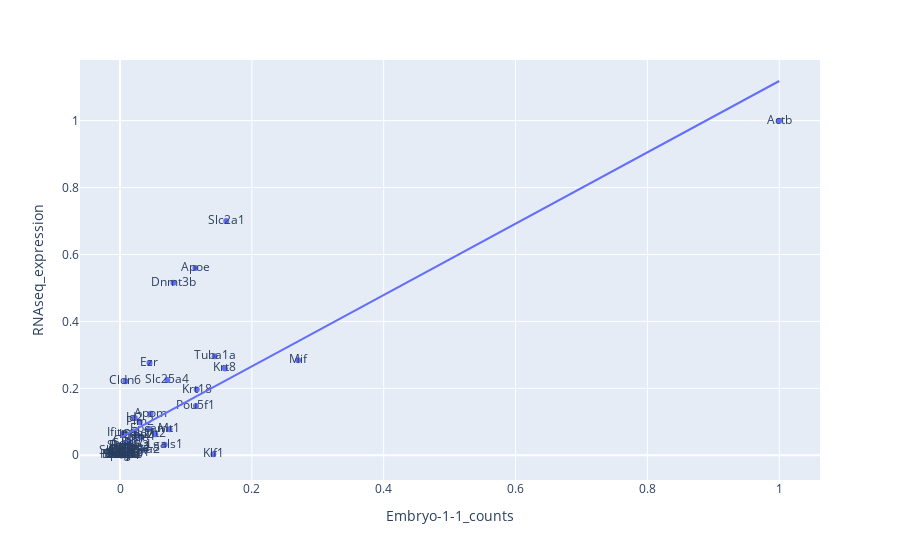
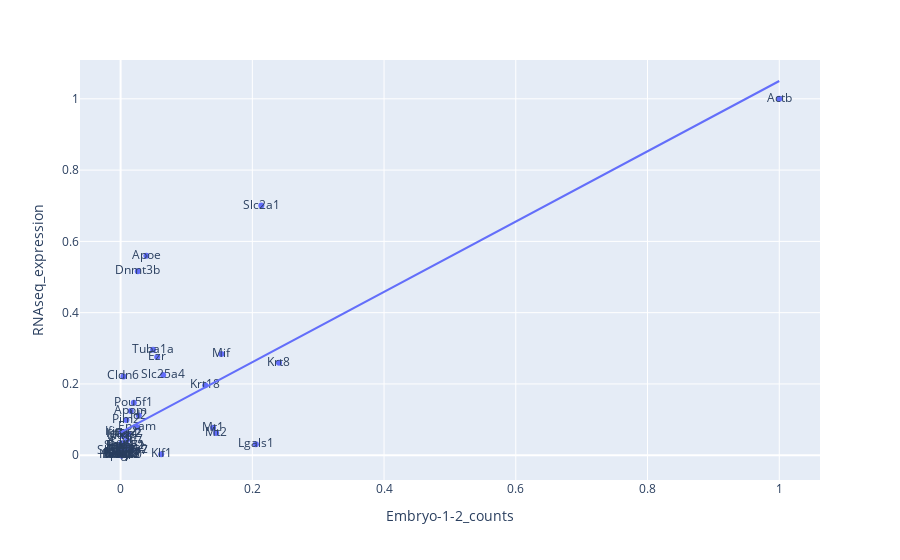
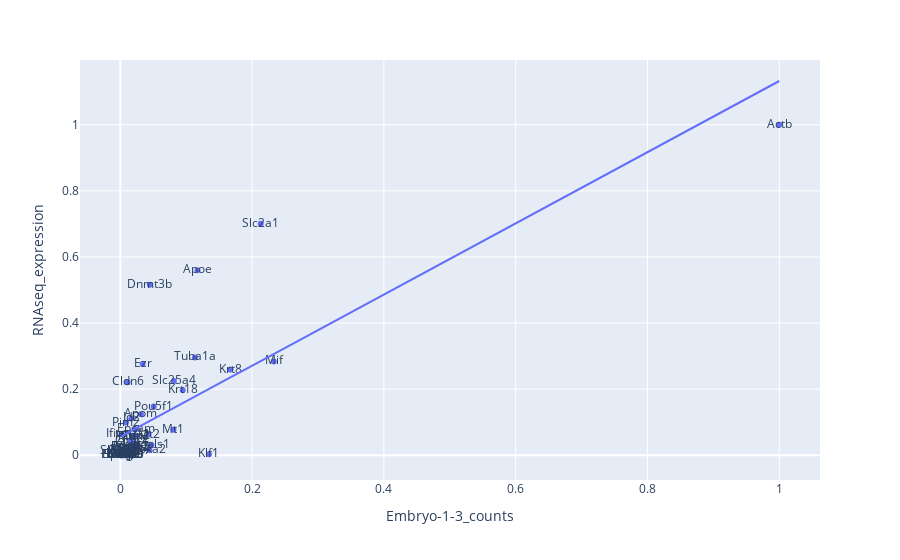

Here is the notebook cell these charts were saved with, in order:
### Code cell
#used to generate comparative graph of RNAseq data from  with hyprseq data 
#Load in respective RNASeq data 
genesUtilized = []
for genes in geneNamesFinal:
    a = genes.split("-")
    if a[0] not in genesUtilized:
        genesUtilized.append(a[0])
RNAseqData = []
with open('/Users/sakshamgupta/Desktop/HyprSeq_analysis_saksham/data/GSE101748_GeneLevel_Normalized(CPM.and.TMM)_data.csv') as csv_file:
    csv_reader = csv.DictReader(csv_file)
    for row in csv_reader:
        if row['gene_symbol'] in genesUtilized:
            a = float(row['GSM2714377'])
            b = float(row['GSM2714378'])
            c = float(row['GSM2714378'])
            
            geneLevel = max(a,b,c)
            geneLevel = int(geneLevel)            
            
            RNAseqData.append({"Genes":row['gene_symbol'], "RNAseq_expression":geneLevel})
RNAseqData = pd.DataFrame(RNAseqData)
RNAseqData = RNAseqData.sort_values(by=['Genes'])

df_truncated = [df_merged['Embryo-1-1_counts'],df_merged['Embryo-1-2_counts'], df_merged['Embryo-1-3_counts'],
                df_merged['Embryo-2-1_counts'],df_merged['Embryo-2-2_counts'],df_merged['Embryo-2-3_counts']]
df_truncated = pd.DataFrame(df_truncated)
df_truncated = df_truncated.T.groupby([s.split('-')[0] for s in df_truncated.T.index.values]).max()
df_truncated = df_truncated.rename_axis('Genes')

data_frames = []
data_frames.append(df_truncated)
data_frames.append(RNAseqData)
df_truncated['genes'] = genesUtilized
finalDF= reduce(lambda  left,right: pd.merge(left,right,on=['Genes'],
                                            how='outer'), data_frames).fillna(0)
for i in df_truncated:
    
    if i != "genes":
        finalDF[i] = finalDF[i] /finalDF[i].abs().max()
        finalDF["RNAseq_expression"] = finalDF["RNAseq_expression"] /finalDF["RNAseq_expression"].abs().max()
        fig = px.scatter(x = finalDF[i], y = finalDF["RNAseq_expression"],text =df_truncated['genes'], trendline="ols")
    else:
        fig = px.scatter(x = finalDF[i], y = finalDF["RNAseq_expression"])

    fig.update_layout(xaxis_title=i,yaxis_title="RNAseq_expression")
    fig.show()

### Figure 1 — Plotly figure (JSON) as saved in the notebook; plotly's stock layout.template omitted (floating-point values rounded to 4 significant figures)
{"data": [{"hovertemplate": "x=%{x}<br>y=%{y}<br>text=%{text}<extra></extra>", "legendgroup": "", "marker": {"color": "#636efa", "symbol": "circle"}, "mode": "markers+text", "name": "", "orientation": "v", "showlegend": false, "text": ["Actb", "Apoe", "Apom", "Avp", "Cdx2", "Cer1", "Cldn6", "Cldn7", "Dnmt3b", "Epcam", "Ezr", "Fcer1a", "Foxa2", "Foxf1", "Gata1", "Hoxa10", "Hoxd9", "Id2", "Ifitm1", "Ifitm2", "Ifitm3", "Igfbp2", "Inka1", "Klf1", "Klf3", "Krt18", "Krt8", "Lefty2", "Lgals1", "Mesp1", "Mif", "Mt1", "Mt2", "Mxi1", "Myl7", "Negr1", "Nfix", "Pim2", "Pou5f1", "Psme1", "Psme2", "Slc25a37", "Slc25a4", "Slc2a1", "Sox17", "Sox6", "Spink2", "Tuba1a", "Wfdc2"], "type": "scatter", "x": [1, 0.1144, 0.04643, 0.003114, 0.02435, 0.007078, 0.008211, 0.01359, 0.08097, 0.04473, 0.04473, 0.001133, 0.03511, 0.005379, 0.007078, 0.001699, 0.002831, 0.02237, 0.03058, 0.005096, 0.006229, 0.0252, 0.003398, 0.1416, 0.002831, 0.1164, 0.1591, 0.003114, 0.06767, 0.01642, 0.2701, 0.07503, 0.05351, 0.003114, 0.00453, 0.00906, 0.001982, 0.02973, 0.1152, 0.01784, 0.01586, 0.006229, 0.07163, 0.1611, 0.006795, 0.001416, 0.001699, 0.1435, 0.0184], "xaxis": "x", "y": [1, 0.56, 0.1243, 0, 0.05971, 0.03389, 0.2211, 0.0425, 0.5159, 0.07854, 0.276, 0, 0.0156, 0.02636, 0.01452, 0.001076, 0.002152, 0.1114, 0.05487, 0.06509, 0.005379, 0.05917, 0, 0.00269, 0.01668, 0.1963, 0.2593, 0.004303, 0.0312, 0.005917, 0.284, 0.07746, 0.0624, 0.01399, 0.01076, 0, 0, 0.09898, 0.1474, 0.02582, 0.02636, 0.01183, 0.2249, 0.7004, 0.02636, 0, 0, 0.2959, 0.02098], "yaxis": "y"}, {"hovertemplate": "<b>OLS trendline</b><br>y = 1.06619 * x + 0.0522837<br>R<sup>2</sup>=0.620505<br><br>x=%{x}<br>y=%{y} <b>(trend)</b><extra></extra>", "legendgroup": "", "marker": {"color": "#636efa", "symbol": "circle"}, "mode": "lines", "name": "", "showlegend": false, "type": "scatter", "x": [0.001133, 0.001416, 0.001699, 0.001699, 0.001982, 0.002831, 0.002831, 0.003114, 0.003114, 0.003114, 0.003398, 0.00453, 0.005096, 0.005379, 0.006229, 0.006229, 0.006795, 0.007078, 0.007078, 0.008211, 0.00906, 0.01359, 0.01586, 0.01642, 0.01784, 0.0184, 0.02237, 0.02435, 0.0252, 0.02973, 0.03058, 0.03511, 0.04473, 0.04473, 0.04643, 0.05351, 0.06767, 0.07163, 0.07503, 0.08097, 0.1144, 0.1152, 0.1164, 0.1416, 0.1435, 0.1591, 0.1611, 0.2701, 1], "xaxis": "x", "y": [0.05349, 0.05379, 0.05409, 0.05409, 0.0544, 0.0553, 0.0553, 0.0556, 0.0556, 0.0556, 0.05591, 0.05711, 0.05772, 0.05802, 0.05892, 0.05892, 0.05953, 0.05983, 0.05983, 0.06104, 0.06194, 0.06677, 0.06919, 0.06979, 0.0713, 0.07191, 0.07613, 0.07824, 0.07915, 0.08398, 0.08489, 0.08972, 0.09998, 0.09998, 0.1018, 0.1093, 0.1244, 0.1287, 0.1323, 0.1386, 0.1742, 0.1751, 0.1764, 0.2032, 0.2053, 0.2219, 0.224, 0.3403, 1.118], "yaxis": "y"}], "layout": {"legend": {"tracegroupgap": 0}, "margin": {"t": 60}, "xaxis": {"anchor": "y", "domain": [0, 1], "title": {"text": "Embryo-1-1_counts"}}, "yaxis": {"anchor": "x", "domain": [0, 1], "title": {"text": "RNAseq_expression"}}}}

### Figure 2 — Plotly figure (JSON) as saved in the notebook; plotly's stock layout.template omitted (floating-point values rounded to 4 significant figures)
{"data": [{"hovertemplate": "x=%{x}<br>y=%{y}<br>text=%{text}<extra></extra>", "legendgroup": "", "marker": {"color": "#636efa", "symbol": "circle"}, "mode": "markers+text", "name": "", "orientation": "v", "showlegend": false, "text": ["Actb", "Apoe", "Apom", "Avp", "Cdx2", "Cer1", "Cldn6", "Cldn7", "Dnmt3b", "Epcam", "Ezr", "Fcer1a", "Foxa2", "Foxf1", "Gata1", "Hoxa10", "Hoxd9", "Id2", "Ifitm1", "Ifitm2", "Ifitm3", "Igfbp2", "Inka1", "Klf1", "Klf3", "Krt18", "Krt8", "Lefty2", "Lgals1", "Mesp1", "Mif", "Mt1", "Mt2", "Mxi1", "Myl7", "Negr1", "Nfix", "Pim2", "Pou5f1", "Psme1", "Psme2", "Slc25a37", "Slc25a4", "Slc2a1", "Sox17", "Sox6", "Spink2", "Tuba1a", "Wfdc2"], "type": "scatter", "x": [1, 0.03914, 0.01552, 0.002024, 0.0117, 0.001574, 0.004274, 0.009897, 0.02609, 0.02542, 0.05556, 0.0002249, 0.01664, 0.00135, 0.002924, 0.0002249, 0.0008997, 0.02767, 0.003149, 0.0008997, 0.001125, 0.003824, 0.001125, 0.06163, 0.0008997, 0.1284, 0.2404, 0.0006748, 0.2054, 0.003374, 0.1529, 0.1404, 0.1451, 0.001574, 0.001799, 0.002474, 0.001799, 0.008772, 0.02002, 0.007872, 0.006073, 0.003599, 0.06455, 0.2137, 0.001125, 0.0002249, 0.001125, 0.04926, 0.01057], "xaxis": "x", "y": [1, 0.56, 0.1243, 0, 0.05971, 0.03389, 0.2211, 0.0425, 0.5159, 0.07854, 0.276, 0, 0.0156, 0.02636, 0.01452, 0.001076, 0.002152, 0.1114, 0.05487, 0.06509, 0.005379, 0.05917, 0, 0.00269, 0.01668, 0.1963, 0.2593, 0.004303, 0.0312, 0.005917, 0.284, 0.07746, 0.0624, 0.01399, 0.01076, 0, 0, 0.09898, 0.1474, 0.02582, 0.02636, 0.01183, 0.2249, 0.7004, 0.02636, 0, 0, 0.2959, 0.02098], "yaxis": "y"}, {"hovertemplate": "<b>OLS trendline</b><br>y = 0.986165 * x + 0.0637544<br>R<sup>2</sup>=0.551313<br><br>x=%{x}<br>y=%{y} <b>(trend)</b><extra></extra>", "legendgroup": "", "marker": {"color": "#636efa", "symbol": "circle"}, "mode": "lines", "name": "", "showlegend": false, "type": "scatter", "x": [0.0002249, 0.0002249, 0.0002249, 0.0006748, 0.0008997, 0.0008997, 0.0008997, 0.001125, 0.001125, 0.001125, 0.001125, 0.00135, 0.001574, 0.001574, 0.001799, 0.001799, 0.002024, 0.002474, 0.002924, 0.003149, 0.003374, 0.003599, 0.003824, 0.004274, 0.006073, 0.007872, 0.008772, 0.009897, 0.01057, 0.0117, 0.01552, 0.01664, 0.02002, 0.02542, 0.02609, 0.02767, 0.03914, 0.04926, 0.05556, 0.06163, 0.06455, 0.1284, 0.1404, 0.1451, 0.1529, 0.2054, 0.2137, 0.2404, 1], "xaxis": "x", "y": [0.06398, 0.06398, 0.06398, 0.06442, 0.06464, 0.06464, 0.06464, 0.06486, 0.06486, 0.06486, 0.06486, 0.06509, 0.06531, 0.06531, 0.06553, 0.06553, 0.06575, 0.06619, 0.06664, 0.06686, 0.06708, 0.0673, 0.06753, 0.06797, 0.06974, 0.07152, 0.0724, 0.07351, 0.07418, 0.07529, 0.07906, 0.08017, 0.0835, 0.08882, 0.08948, 0.09104, 0.1023, 0.1123, 0.1185, 0.1245, 0.1274, 0.1904, 0.2022, 0.2068, 0.2146, 0.2663, 0.2745, 0.3009, 1.05], "yaxis": "y"}], "layout": {"legend": {"tracegroupgap": 0}, "margin": {"t": 60}, "xaxis": {"anchor": "y", "domain": [0, 1], "title": {"text": "Embryo-1-2_counts"}}, "yaxis": {"anchor": "x", "domain": [0, 1], "title": {"text": "RNAseq_expression"}}}}

### Figure 3 — Plotly figure (JSON) as saved in the notebook; plotly's stock layout.template omitted (floating-point values rounded to 4 significant figures)
{"data": [{"hovertemplate": "x=%{x}<br>y=%{y}<br>text=%{text}<extra></extra>", "legendgroup": "", "marker": {"color": "#636efa", "symbol": "circle"}, "mode": "markers+text", "name": "", "orientation": "v", "showlegend": false, "text": ["Actb", "Apoe", "Apom", "Avp", "Cdx2", "Cer1", "Cldn6", "Cldn7", "Dnmt3b", "Epcam", "Ezr", "Fcer1a", "Foxa2", "Foxf1", "Gata1", "Hoxa10", "Hoxd9", "Id2", "Ifitm1", "Ifitm2", "Ifitm3", "Igfbp2", "Inka1", "Klf1", "Klf3", "Krt18", "Krt8", "Lefty2", "Lgals1", "Mesp1", "Mif", "Mt1", "Mt2", "Mxi1", "Myl7", "Negr1", "Nfix", "Pim2", "Pou5f1", "Psme1", "Psme2", "Slc25a37", "Slc25a4", "Slc2a1", "Sox17", "Sox6", "Spink2", "Tuba1a", "Wfdc2"], "type": "scatter", "x": [1, 0.1171, 0.03135, 0.007038, 0.02175, 0.02367, 0.01088, 0.01599, 0.04479, 0.02303, 0.03391, 0.0006398, 0.04415, 0.01088, 0.007678, 0.003199, 0.007678, 0.01663, 0.02111, 0.001919, 0.004479, 0.01855, 0.003839, 0.1344, 0.003199, 0.09469, 0.167, 0.003839, 0.04734, 0.008957, 0.2329, 0.08061, 0.04287, 0.004479, 0.01408, 0.01152, 0.004479, 0.008317, 0.05054, 0.01536, 0.01536, 0.008317, 0.08125, 0.2131, 0.01727, 0.00128, 0.00128, 0.1132, 0.01983], "xaxis": "x", "y": [1, 0.56, 0.1243, 0, 0.05971, 0.03389, 0.2211, 0.0425, 0.5159, 0.07854, 0.276, 0, 0.0156, 0.02636, 0.01452, 0.001076, 0.002152, 0.1114, 0.05487, 0.06509, 0.005379, 0.05917, 0, 0.00269, 0.01668, 0.1963, 0.2593, 0.004303, 0.0312, 0.005917, 0.284, 0.07746, 0.0624, 0.01399, 0.01076, 0, 0, 0.09898, 0.1474, 0.02582, 0.02636, 0.01183, 0.2249, 0.7004, 0.02636, 0, 0, 0.2959, 0.02098], "yaxis": "y"}, {"hovertemplate": "<b>OLS trendline</b><br>y = 1.07676 * x + 0.0556238<br>R<sup>2</sup>=0.627827<br><br>x=%{x}<br>y=%{y} <b>(trend)</b><extra></extra>", "legendgroup": "", "marker": {"color": "#636efa", "symbol": "circle"}, "mode": "lines", "name": "", "showlegend": false, "type": "scatter", "x": [0.0006398, 0.00128, 0.00128, 0.001919, 0.003199, 0.003199, 0.003839, 0.003839, 0.004479, 0.004479, 0.004479, 0.007038, 0.007678, 0.007678, 0.008317, 0.008317, 0.008957, 0.01088, 0.01088, 0.01152, 0.01408, 0.01536, 0.01536, 0.01599, 0.01663, 0.01727, 0.01855, 0.01983, 0.02111, 0.02175, 0.02303, 0.02367, 0.03135, 0.03391, 0.04287, 0.04415, 0.04479, 0.04734, 0.05054, 0.08061, 0.08125, 0.09469, 0.1132, 0.1171, 0.1344, 0.167, 0.2131, 0.2329, 1], "xaxis": "x", "y": [0.05631, 0.057, 0.057, 0.05769, 0.05907, 0.05907, 0.05976, 0.05976, 0.06045, 0.06045, 0.06045, 0.0632, 0.06389, 0.06389, 0.06458, 0.06458, 0.06527, 0.06734, 0.06734, 0.06802, 0.07078, 0.07216, 0.07216, 0.07285, 0.07354, 0.07422, 0.0756, 0.07698, 0.07836, 0.07905, 0.08042, 0.08111, 0.08938, 0.09214, 0.1018, 0.1032, 0.1038, 0.1066, 0.11, 0.1424, 0.1431, 0.1576, 0.1776, 0.1817, 0.2003, 0.2354, 0.285, 0.3064, 1.132], "yaxis": "y"}], "layout": {"legend": {"tracegroupgap": 0}, "margin": {"t": 60}, "xaxis": {"anchor": "y", "domain": [0, 1], "title": {"text": "Embryo-1-3_counts"}}, "yaxis": {"anchor": "x", "domain": [0, 1], "title": {"text": "RNAseq_expression"}}}}
